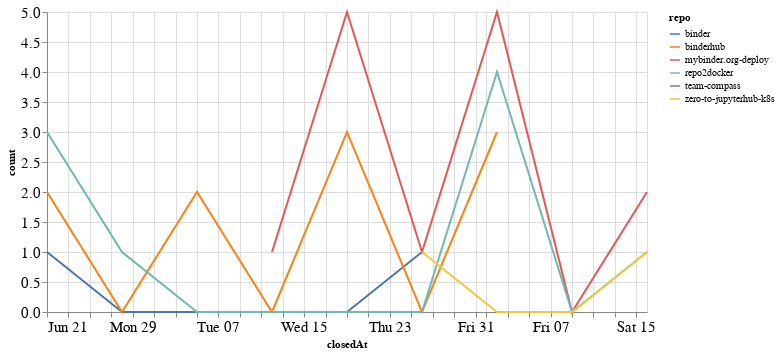

Write notebook code for a chart like this one.
### Code cell
closed_by_time = closed_by.groupby('repo').resample('W', on='closedAt').count()['author'].reset_index()
closed_by_time = closed_by_time.rename(columns={'author': 'count'})

alt.Chart(closed_by_time, width=600).mark_line().encode(
    x='closedAt',
    y='count',
    color='repo',
    tooltip="repo"
)

### Figure 1 — Vega-Lite specification as saved in the notebook (floating-point values rounded to 4 significant figures)
{"config": {"axisLeft": {"labelFontSize": 15}, "axisBottom": {"labelFontSize": 15}}, "data": {"name": "data-b378ab955a29d2fd680b7680e027e86d"}, "mark": "line", "encoding": {"color": {"type": "nominal", "field": "repo"}, "tooltip": {"type": "nominal", "field": "repo"}, "x": {"type": "temporal", "field": "closedAt"}, "y": {"type": "quantitative", "field": "count"}}, "width": 600, "$schema": "https://vega.github.io/schema/vega-lite/v4.8.1.json", "datasets": {"data-b378ab955a29d2fd680b7680e027e86d": [{"repo": "binder", "closedAt": "2020-06-21T00:00:00", "count": 1}, {"repo": "binder", "closedAt": "2020-06-28T00:00:00", "count": 0}, {"repo": "binder", "closedAt": "2020-07-05T00:00:00", "count": 0}, {"repo": "binder", "closedAt": "2020-07-12T00:00:00", "count": 0}, {"repo": "binder", "closedAt": "2020-07-19T00:00:00", "count": 0}, {"repo": "binder", "closedAt": "2020-07-26T00:00:00", "count": 1}, {"repo": "binderhub", "closedAt": "2020-06-21T00:00:00", "count": 2}, {"repo": "binderhub", "closedAt": "2020-06-28T00:00:00", "count": 0}, {"repo": "binderhub", "closedAt": "2020-07-05T00:00:00", "count": 2}, {"repo": "binderhub", "closedAt": "2020-07-12T00:00:00", "count": 0}, {"repo": "binderhub", "closedAt": "2020-07-19T00:00:00", "count": 3}, {"repo": "binderhub", "closedAt": "2020-07-26T00:00:00", "count": 0}, {"repo": "binderhub", "closedAt": "2020-08-02T00:00:00", "count": 3}, {"repo": "mybinder.org-deploy", "closedAt": "2020-07-12T00:00:00", "count": 1}, {"repo": "mybinder.org-deploy", "closedAt": "2020-07-19T00:00:00", "count": 5}, {"repo": "mybinder.org-deploy", "closedAt": "2020-07-26T00:00:00", "count": 1}, {"repo": "mybinder.org-deploy", "closedAt": "2020-08-02T00:00:00", "count": 5}, {"repo": "mybinder.org-deploy", "closedAt": "2020-08-09T00:00:00", "count": 0}, {"repo": "mybinder.org-deploy", "closedAt": "2020-08-16T00:00:00", "count": 2}, {"repo": "repo2docker", "closedAt": "2020-06-21T00:00:00", "count": 3}, {"repo": "repo2docker", "closedAt": "2020-06-28T00:00:00", "count": 1}, {"repo": "repo2docker", "closedAt": "2020-07-05T00:00:00", "count": 0}, {"repo": "repo2docker", "closedAt": "2020-07-12T00:00:00", "count": 0}, {"repo": "repo2docker", "closedAt": "2020-07-19T00:00:00", "count": 0}, {"repo": "repo2docker", "closedAt": "2020-07-26T00:00:00", "count": 0}, {"repo": "repo2docker", "closedAt": "2020-08-02T00:00:00", "count": 4}, {"repo": "repo2docker", "closedAt": "2020-08-09T00:00:00", "count": 0}, {"repo": "repo2docker", "closedAt": "2020-08-16T00:00:00", "count": 1}, {"repo": "team-compass", "closedAt": "2020-06-28T00:00:00", "count": 1}, {"repo": "zero-to-jupyterhub-k8s", "closedAt": "2020-07-26T00:00:00", "count": 1}, {"repo": "zero-to-jupyterhub-k8s", "closedAt": "2020-08-02T00:00:00", "count": 0}, {"repo": "zero-to-jupyterhub-k8s", "closedAt": "2020-08-09T00:00:00", "count": 0}, {"repo": "zero-to-jupyterhub-k8s", "closedAt": "2020-08-16T00:00:00", "count": 1}]}}
